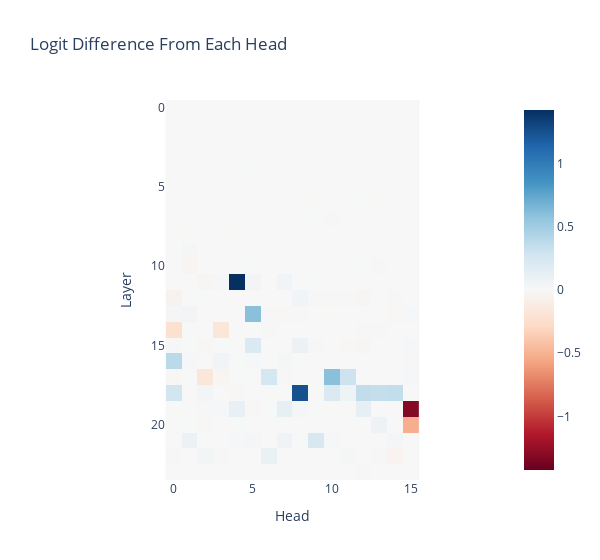

Source (notebook cell):
### Code cell
per_head_residual, labels = cache.stack_head_results(layer=-1, pos_slice=-1, return_labels=True)
per_head_residual = einops.rearrange(
    per_head_residual,
    "(layer head) ... -> layer head ...",
    layer=model.cfg.n_layers
)
per_head_logit_diffs = residual_stack_to_logit_diff(per_head_residual, cache)

imshow(
    per_head_logit_diffs,
    labels={"x":"Head", "y":"Layer"},
    title="Logit Difference From Each Head",
    width=600
)

### Figure 1 — Plotly figure (JSON) as saved in the notebook; plotly's stock layout.template omitted (floating-point values rounded to 4 significant figures; data arrays with more than 128 entries replaced by an {"elided": "..."} marker saying what was removed)
{"data": [{"coloraxis": "coloraxis", "hovertemplate": "Head: %{x}<br>Layer: %{y}<br>color: %{z}<extra></extra>", "name": "0", "type": "heatmap", "xaxis": "x", "yaxis": "y", "z": {"elided": "24x16 float values"}}], "layout": {"coloraxis": {"cmid": 0, "colorscale": [[0, "rgb(103,0,31)"], [0.1, "rgb(178,24,43)"], [0.2, "rgb(214,96,77)"], [0.3, "rgb(244,165,130)"], [0.4, "rgb(253,219,199)"], [0.5, "rgb(247,247,247)"], [0.6, "rgb(209,229,240)"], [0.7, "rgb(146,197,222)"], [0.8, "rgb(67,147,195)"], [0.9, "rgb(33,102,172)"], [1, "rgb(5,48,97)"]]}, "title": {"text": "Logit Difference From Each Head"}, "width": 600, "xaxis": {"anchor": "y", "constrain": "domain", "domain": [0, 1], "scaleanchor": "y", "title": {"text": "Head"}}, "yaxis": {"anchor": "x", "autorange": "reversed", "constrain": "domain", "domain": [0, 1], "title": {"text": "Layer"}}}}
